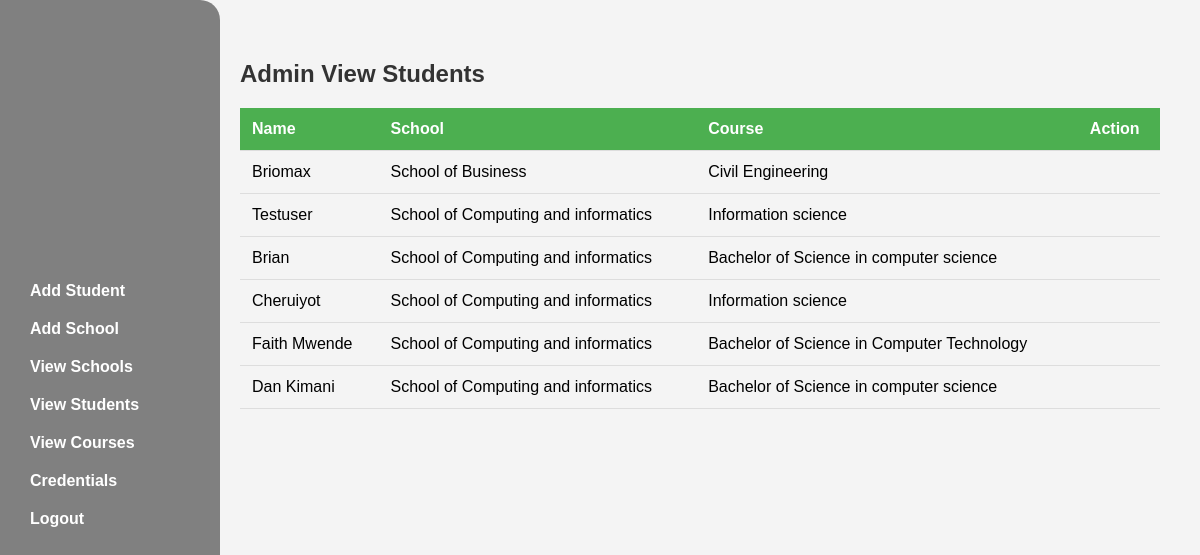
The app's page /admin/view_students (signed in) with its own data.
### app.py (models this page shows)
class Users(UserMixin, db.Model):
    id = db.Column(db.Integer, primary_key=True)
    username = db.Column(db.String(250), unique=True, nullable=False)
    password = db.Column(db.String(250), nullable=False)
    school_course = db.relationship('SchoolCourse', back_populates='user')

class SchoolCourse(db.Model):
    id = db.Column(db.Integer, primary_key=True)
    school = db.Column(db.String(100))
    course = db.Column(db.String(100))
    user_id = db.Column(db.Integer, db.ForeignKey('users.id'))
    user = db.relationship('Users', back_populates='school_course')

### app.py (the view)
@app.route('/admin/view_students')
@login_required
def admin_view_students():
    user_alias = aliased(Users)
    users = Users.query.all()
    school_course_alias = aliased(SchoolCourse)
    students = Users.query.join(user_alias.school_course).join(school_course_alias).all()
    return render_template('admin_view_students.html', students=students, users=users)

### app.py (called while the page is built)
@login_manager.user_loader
def loader_user(user_id):
	return Users.query.get(user_id)

### templates/admin_view_students.html
{% extends "base.html" %}
{% block content %}
<h1>Admin View Students</h1>
    <table>
        <thead>
          <tr>
            <th>Name</th>
            <th>School</th>
            <th>Course</th>
            <th>Action</th>
          </tr>
        </thead>
        <tbody>
          {% for student in students if student.username != 'admin' %}
            <tr>
              <td>{{ student.username }}</td>
              {% if student.school_course %}
                {% for assignment in student.school_course %}
                  <td>{{ assignment.school }}</td>
                  <td>{{ assignment.course }}</td>
                {% endfor %}
                <td>
                </td>
              {% else %}
                <td colspan="3">
                    <a href="{{ url_for('admin_assign', user_id=student.id) }}">
                        <button>Assign Course</button>
                    </a>
                </td>
              {% endif %}
            </tr>
          {% endfor %}
        </tbody>
    </table>
{% endblock  %}

### templates/base.html (style rules this page uses)
body { font-family: Arial, sans-serif; background-color: #f4f4f4; margin: 0; display:flex; flex-direction:column; padding: 0; box-sizing: border-box; }
h1 { color: #333; }
table { width: 100%; border-collapse: collapse; margin-top: 20px; }
th, td { padding: 12px; text-align: left; border-bottom: 1px solid #ddd; }
th { background-color: #4CAF50; color: white; }

### records on screen
Users: username "Briomax"
SchoolCourse: school "School of Business", course "Civil Engineering"
Users: username "Testuser"
SchoolCourse: school "School of Computing and informatics", course "Information science"
Users: username "Brian"
SchoolCourse: school "School of Computing and informatics", course "Bachelor of Science in computer science"
Users: username "Cheruiyot"
SchoolCourse: school "School of Computing and informatics", course "Information science"
Users: username "Faith Mwende"
SchoolCourse: school "School of Computing and informatics", course "Bachelor of Science in Computer Technology"
Users: username "Dan Kimani"
SchoolCourse: school "School of Computing and informatics", course "Bachelor of Science in computer science"
